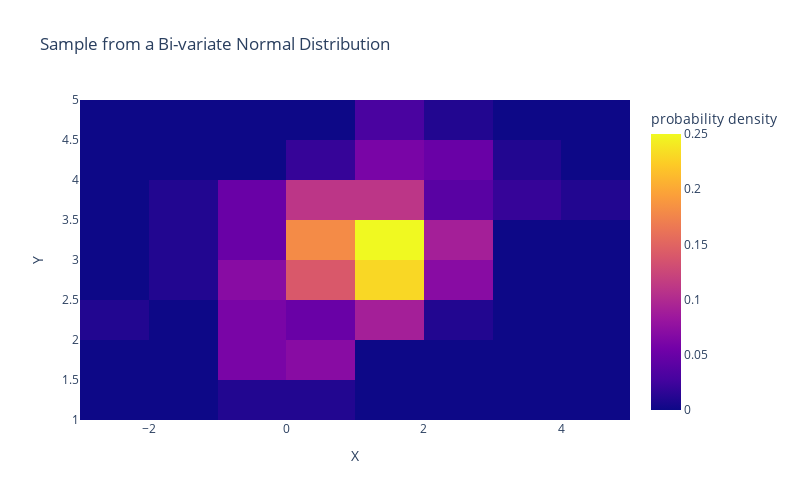

The notebook cell this image was saved under:
### Code cell
fig = px.density_heatmap(df, x="X", y="Y",
                         histnorm='probability density',
                         height = 500, width = 800,
                         title='Sample from a Bi-variate Normal Distribution')
fig.show()

### Figure 1 — Plotly figure (JSON) as saved in the notebook; plotly's stock layout.template omitted (floating-point values rounded to 4 significant figures; data arrays with more than 128 entries replaced by an {"elided": "..."} marker saying what was removed)
{"data": [{"coloraxis": "coloraxis", "histnorm": "probability density", "hovertemplate": "X=%{x}<br>Y=%{y}<br>probability density=%{z}<extra></extra>", "name": "", "type": "histogram2d", "x": {"elided": "200 float values"}, "xaxis": "x", "xbingroup": "x", "y": {"elided": "200 float values"}, "yaxis": "y", "ybingroup": "y"}], "layout": {"coloraxis": {"colorbar": {"title": {"text": "probability density"}}, "colorscale": [[0, "#0d0887"], [0.1111, "#46039f"], [0.2222, "#7201a8"], [0.3333, "#9c179e"], [0.4444, "#bd3786"], [0.5556, "#d8576b"], [0.6667, "#ed7953"], [0.7778, "#fb9f3a"], [0.8889, "#fdca26"], [1, "#f0f921"]]}, "height": 500, "legend": {"tracegroupgap": 0}, "title": {"text": "Sample from a Bi-variate Normal Distribution"}, "width": 800, "xaxis": {"anchor": "y", "domain": [0, 1], "title": {"text": "X"}}, "yaxis": {"anchor": "x", "domain": [0, 1], "title": {"text": "Y"}}}}
